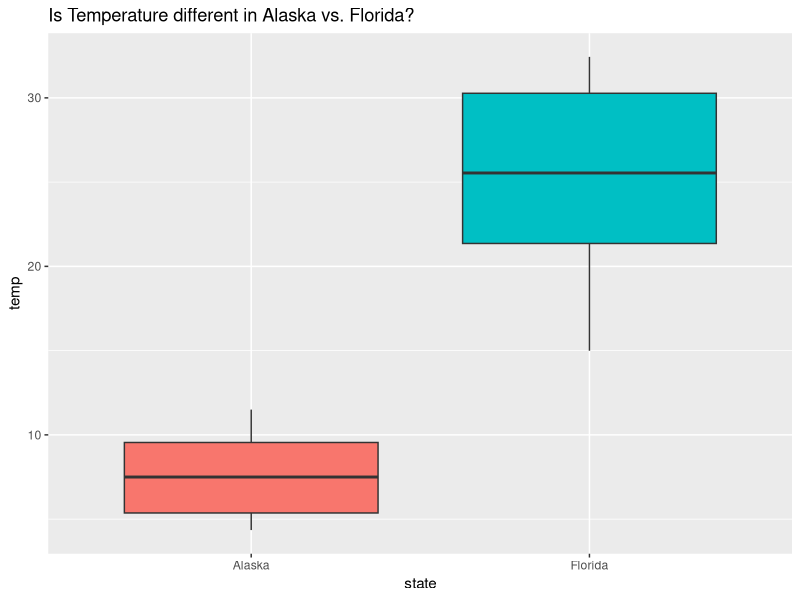
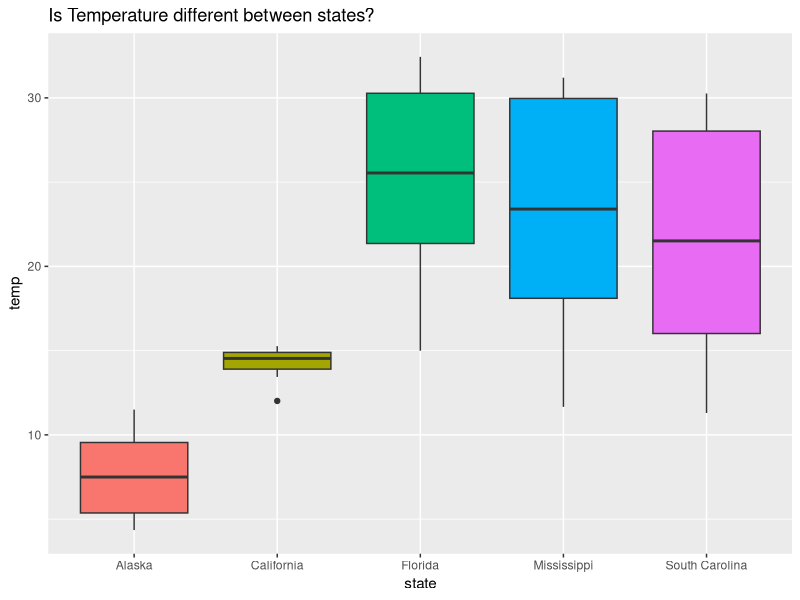
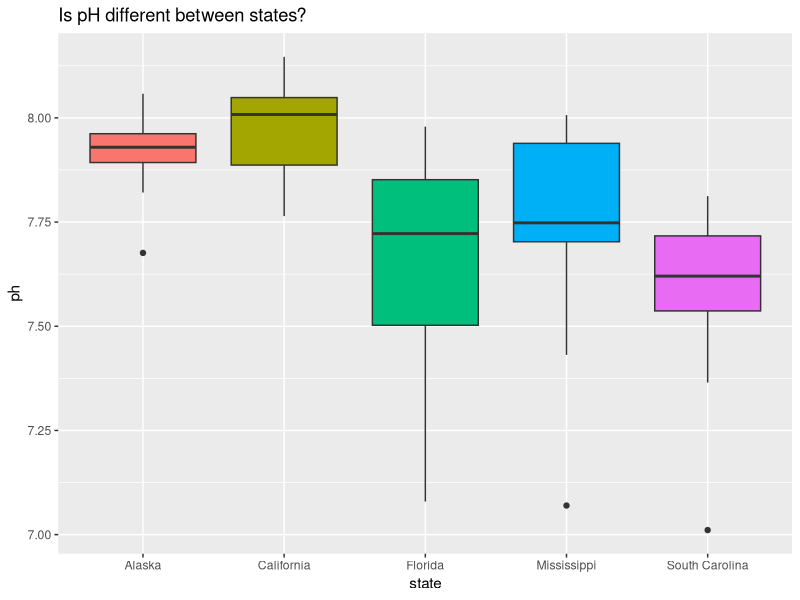
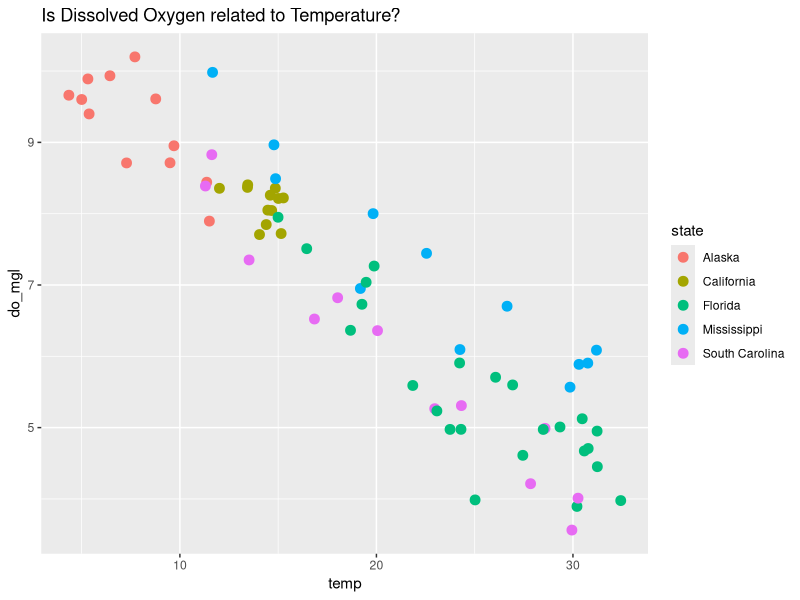
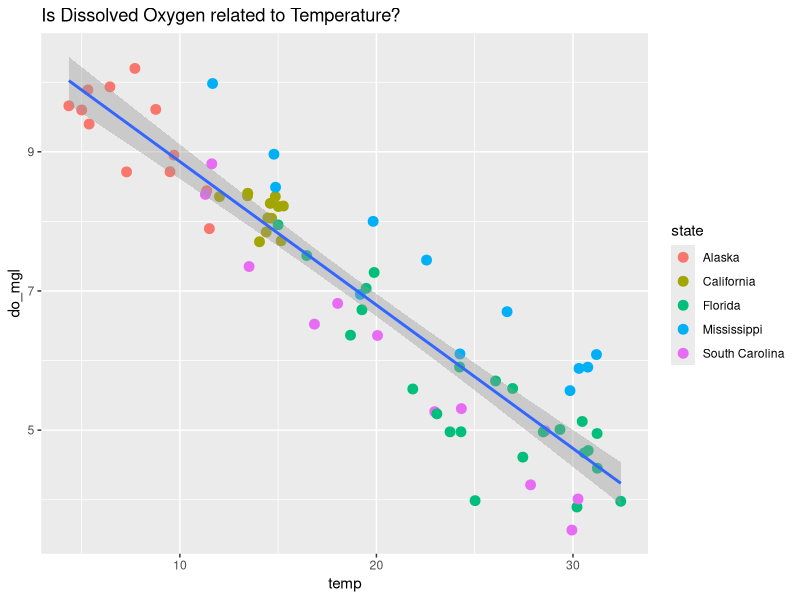
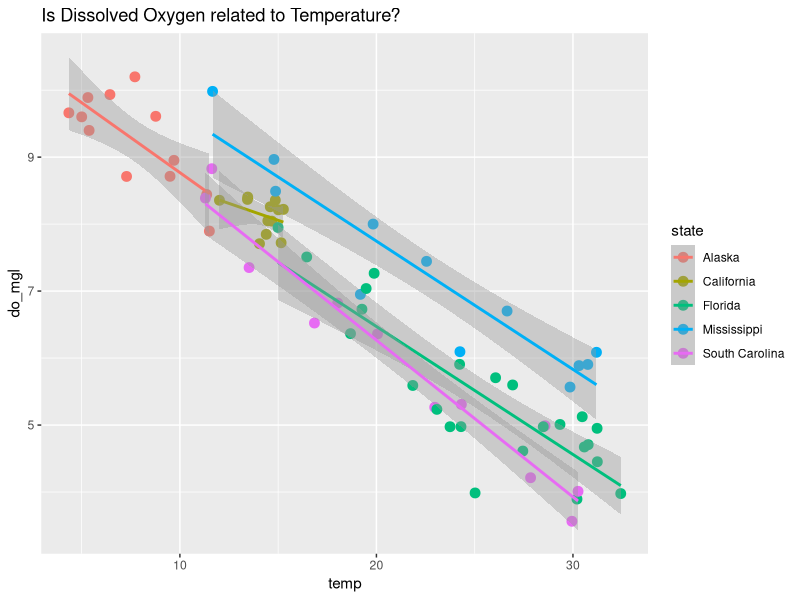
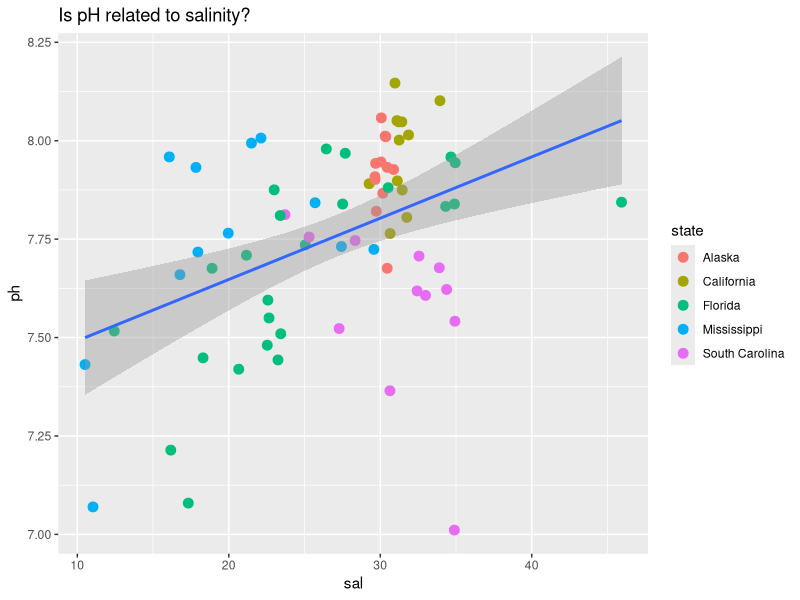
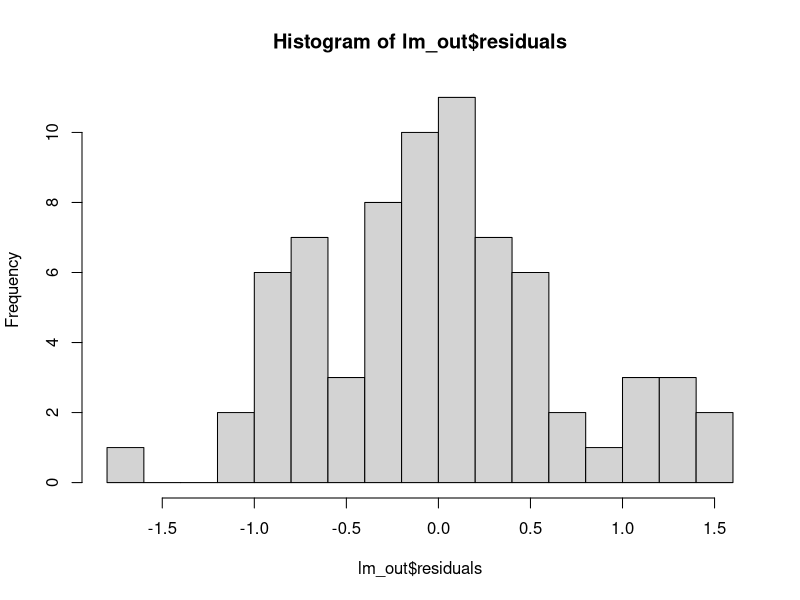

R code for these plots, in order:
## ---- chunk 1
knitr::opts_chunk$set(echo = TRUE)
## ---- chunk 2
library(tidyverse)
library(here)
library(broom)
## ---- chunk 3
wq <- read.csv(here::here("data", "monthly_wq.csv"))
wq_sub <- wq %>% 
    filter(state %in% c("Alaska", "Florida"))
## ---- chunk 4
ggplot(wq_sub) +
    geom_boxplot(aes(x = state, y = temp, fill = state)) +
    theme(legend.position = "none") +
    labs(title = "Is Temperature different in Alaska vs. Florida?")
## ---- chunk 5
temp_fl <- wq %>% 
    filter(state == "Florida") %>% 
    select(temp)

temp_ak <- wq %>% 
    filter(state == "Alaska") %>% 
    select(temp)


t.test(temp_fl, temp_ak)
## ---- chunk 6
t_out <- t.test(temp_fl, temp_ak)
## ---- chunk 7
t_out$statistic
## ---- chunk 8
t_out$p.value
## ---- chunk 9
t_out$conf.int
## ---- chunk 10
ggplot(wq) +
    geom_boxplot(aes(x = state, y = temp, fill = state)) +
    theme(legend.position = "none") +
    labs(title = "Is Temperature different between states?")
## ---- chunk 11
aov(temp ~ state, data = wq)

aov_out <- aov(temp ~ state, data = wq)

summary(aov_out)
## ---- chunk 12
lm_out <- lm(temp ~ state, data = wq)
anova(lm_out)
## ---- chunk 13
lm_aov <- anova(lm_out)
lm_aov$`F value`
lm_aov$`Pr(>F)`
## ---- chunk 14
broom::tidy(aov_out)
broom::tidy(lm_aov)
## ---- chunk 15
tidy(t_out)
## ---- chunk 16
broom::glance(aov_out)
glance(t_out)
## ---- chunk 17
ggplot(wq) +
    geom_boxplot(aes(x = state, y = ph, fill = state)) +
    theme(legend.position = "none") +
    labs(title = "Is pH different between states?")

ph_lm <- lm(ph ~ state, data = wq)
ph_aov <- anova(ph_lm)
ph_aov
tidy(ph_aov)
glance(ph_aov) # hm, deprecated for anova tables
glance(ph_lm)  # still useful for lm objects though
## ---- chunk 18
ggplot(wq) +
    geom_point(aes(x = temp, y = do_mgl, color = state), size = 3) +
    labs(title = "Is Dissolved Oxygen related to Temperature?")
## ---- chunk 19
lm_out <- lm(do_mgl ~ temp, data = wq)
summary(lm_out)
tidy(lm_out)
glance(lm_out)
## ---- chunk 20
ggplot(wq, aes(x = temp, y = do_mgl)) +
  geom_point(aes(color = state), size = 3) +
  labs(title = "Is Dissolved Oxygen related to Temperature?") +
  geom_smooth(method = "lm")
## ---- chunk 21
ggplot(wq, aes(x = temp, y = do_mgl, color = state)) +
  geom_point(size = 3) +
  labs(title = "Is Dissolved Oxygen related to Temperature?") +
  geom_smooth(method = "lm")
## ---- chunk 22
lm_mult <- lm(do_mgl ~ temp + sal, data = wq)
summary(lm_mult)
## ---- chunk 23
ggplot(wq, aes(x = sal, y = ph)) +
  geom_point(aes(color = state), size = 3) +
  labs(title = "Is pH related to salinity?") +
  geom_smooth(method = "lm")

sal_ph <- lm(ph ~ sal, data = wq)
summary(sal_ph)
## ---- chunk 24
#### kruskal-wallis ----

## non-parametric version of ANOVA (that is a gross oversimplification):
# this is also in base R; it also takes a formula; and it also returns a list
kruskal.test(temp ~ state, data = wq)
kw_out <- kruskal.test(temp ~ state, data = wq)

kw_out
kw_out$p.value

# summary is not so nice here
summary(kw_out)
# you learn by trying things, truly

broom::tidy(kw_out)
## ---- chunk 25
# correlation


# we might ask if two variables are correlated: is there a linear relationship, and which direction does it go?
# cor() is the base R version of correlation
cor(wq$temp, wq$do_mgl)

# correlation coefficient goes from -1 to 1
# -1 is a very strong negative association
# 0 is no association (a flat line)
# 1 is a strong positive association


# your boss asks, is that statistically significant?
# you can use cor.test for this
cor.test(wq$temp, wq$do_mgl)


cor_out <- cor.test(wq$temp, wq$do_mgl)
typeof(cor_out)
attributes(cor_out)
# seeing some similarities to our other outputs?  
## ---- chunk 26
# something important about linear regression is
# RESIDUALS ----
# we are back to the do_mgl by temp linear model output
residuals(lm_out)
lm_out$residuals


# this is the vertical distance between each point
# and the line we drew
# linear regression minimizes the sum of each of these distances squared


# we want residuals to be normally distributed
# can check with a histogram:
hist(lm_out$residuals, breaks = 20)

# or a normal qq-plot - we want to see the points fall pretty much on a line:
ggplot() +
    geom_qq(aes(sample = lm_out$residuals))

ggplot() +
    geom_qq(aes(sample = lm_out$residuals)) +
    geom_qq_line(aes(sample = lm_out$residuals))


# R also has a shapiro-wilk normality test built in (and probably others)
shapiro.test(lm_out$residuals)

shap_out <- shapiro.test(lm_out$residuals)
typeof(shap_out)
attributes(shap_out)



# Also, when we plot residuals, we don't want to see a pattern
# we want to see them bouncing randomly around 0
# because that means we've missed something important in our model
# typically we look at residuals vs. fitted values (values along the line)
plot(lm_out$residuals ~ lm_out$fitted.values)
abline(h = 0)

# we frequently look at residuals in order if the order of the data may be important
# especially if time is the x-axis; autocorrelation is a thing you should google
# here the order is not meaningful but this is how you'd do it:
plot(lm_out$residuals)
abline(h = 0)
